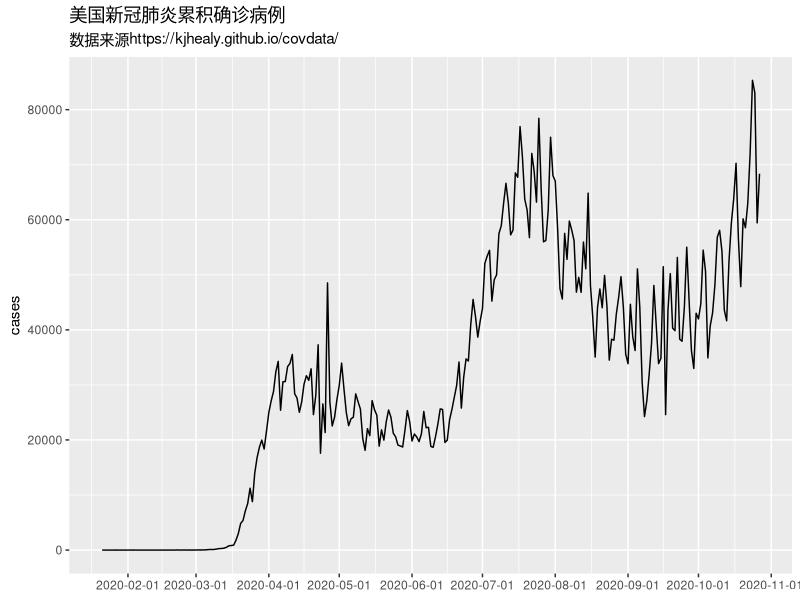

The R script that drew this image:
## ---- chunk 1
knitr::opts_chunk$set(echo = TRUE, 
                      message = FALSE, 
                      warning = FALSE,
                      fig.align = "center"
                      )
## ---- chunk 2
library(tidyverse) 

covnat <- read_csv("covnat.csv")
## ---- chunk 3
covnat %>% 
  tail(8) 
## ---- chunk 4
covnat %>% 
  ungroup() %>% 
  filter(date == max(date)) %>% 
  slice_max(cu_cases, n = 8)
## ---- chunk 5
covnat %>% 
  ungroup() %>% 
  summarise(
    total_cases = sum(cases),
    total_death = sum(deaths),
  )
## ---- chunk 6
covnat %>% 
  filter(iso3 == "USA") %>% 
  filter(cu_cases > 0) %>% 
  ungroup() %>% 
  ggplot(aes(x = date, y = cases)) +
  geom_line() +
  scale_x_date(name = NULL, breaks = "month") +
  labs(title = "美国新冠肺炎累积确诊病例",
       subtitle = "数据来源https://kjhealy.github.io/covdata/") 
